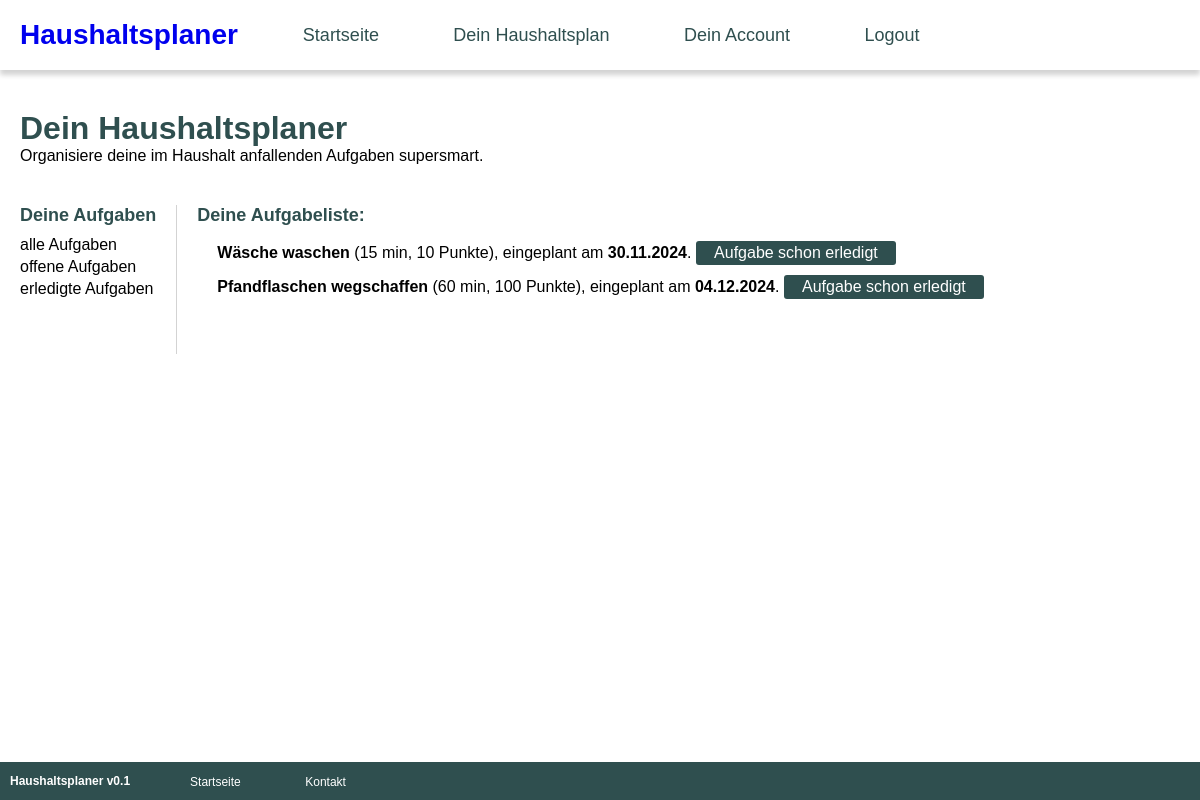
Page /deinHaushaltsplan.php?sortierung=erledigt (signed in) on the committed database.
### tables this page shows
CREATE TABLE `tasks` (
  `id` int(11) NOT NULL AUTO_INCREMENT,
  `aufgabenId` int(11) NOT NULL,
  `userId` int(11) NOT NULL,
  `date` varchar(50) DEFAULT NULL,
  `isDone` int(11) DEFAULT NULL,
  PRIMARY KEY (`id`)
);

CREATE TABLE `aufgaben` (
  `id` int(11) NOT NULL AUTO_INCREMENT,
  `name` varchar(127) NOT NULL,
  `haeufigkeit` int(11) DEFAULT NULL,
  `beschreibung` varchar(255) DEFAULT NULL,
  `score` int(11) DEFAULT NULL,
  `aufwand` int(11) DEFAULT NULL,
  `bild` varchar(255) DEFAULT NULL,
  `kategorie` varchar(127) DEFAULT NULL,
  PRIMARY KEY (`id`)
);

### php/functions.php (called while the page is built, shortened)
<?php
    function getTasks($userId, $sortierung) {
        $mysqli = dbConnect();
        if ($sortierung === "alle") {
            $statement = $mysqli->prepare("SELECT a.id AS id, a.name AS name, a.score AS score, a.aufwand AS aufwand, tasks.date AS datum, tasks.isDone AS isDone, tasks.id AS taskId FROM aufgaben AS a INNER JOIN tasks ON tasks.aufgabenId = a.id WHERE tasks.userId = ? ORDER BY tasks.date LIMIT 50");
            $statement->bind_param("i", $userId);
        } elseif ($sortierung === "offen" || $sortierung === "erledigt") {
            $statement = $mysqli->prepare("SELECT a.id AS id, a.name AS name, a.score AS score, a.aufwand AS aufwand, tasks.date AS datum, tasks.isDone AS isDone, tasks.id AS taskId FROM aufgaben AS a INNER JOIN tasks ON tasks.aufgabenId = a.id WHERE tasks.userId = ? AND tasks.isDone = ? ORDER BY tasks.date LIMIT 50");
            $isDone = ($sortierung == "offen") ? 0 : 1;
            $statement->bind_param("ii", $userId, $isDone);
        }
        $statement->execute();
        $result = $statement->get_result();
        $aufgaben = $result->fetch_all(MYSQLI_ASSOC);
        return $aufgaben;
    }
?>

### deinHaushaltsplan.php (the view, shortened to what this page needs)
<?php require "php/functions.php" ?>
<?php
    if(isset($_GET['sortierung'])){
        $sortierung = urldecode($_GET['sortierung']);
    } else {
        $sortierung = "alle";
    }
?>
<DOCTYPE html>
<html lang="de">
<head>
    <link rel="stylesheet" href="css/styles.css">
</head>
<body>
    <?php include "includes/nav.php" ?>
    <?php include "includes/header.php" ?>
    <main>
        <div class="seitenmenue">
            <div class="menue-ueberschrift">Deine Aufgaben</div>
            <a href="deinHaushaltsplan.php?sortierung=alle">alle Aufgaben</a>
            <a href="deinHaushaltsplan.php?sortierung=offen">offene Aufgaben</a>
            <a href="deinHaushaltsplan.php?sortierung=erledigt">erledigte Aufgaben</a>
        </div>
        <div class="inhaltsbereich">
            <div class="menue-ueberschrift">Deine Aufgabeliste:</div>
            <?php $aufgaben = getTasks($_SESSION['userId'], $sortierung); ?>
            <?php foreach($aufgaben as $aufgabe): ?>
                <?php $datum = substr($aufgabe['datum'],-2,2) . "." . substr($aufgabe['datum'],5,2) . "." . substr($aufgabe['datum'],0,4);?>
                <div class="aufgabeHaushaltsplan">
                    <b><?=$aufgabe['name'] ?></b> (<?=$aufgabe['aufwand'] ?> min, <?=$aufgabe['score'] ?> Punkte), eingeplant am <b><?=$datum ?></b>.
                    <?php if($aufgabe['isDone'] == 1): ?>
                        <div class="istErledigtLabel">Aufgabe schon erledigt</div>
                    <?php endif; ?>
                </div>
            <?php endforeach; ?>
        </div>
    </main>
    <?php include "includes/footer.php" ?>
</body>
</html>

### css/styles.css (style rules this page uses)
* { margin: 0; padding: 0; box-sizing: border-box; }
body { font-family: sans-serif; min-height: 100%; color: black; }

### css/colors.css (style rules this page uses)
:root { --headline-font-color: darkslategray; --nav-links-font-color: var(--headline-font-color); --footer-bg-color: var(--headline-font-color); --nonstandard-text-font-color: darkolivegreen; --highlight-nav-link-font-color: var(--nonstandard-text-font-color); }

### css/main-styles.css (style rules this page uses)
main { display: grid; grid-template-columns: auto 1fr; column-gap: 20px; padding: 0px 20px 0px 20px; }
.menue-ueberschrift { color: var(--headline-font-color); margin-bottom: 10px; font-size: 18px; font-weight: bold; }
.seitenmenue { border-right: thin solid lightgray; padding-right: 20px; }
.seitenmenue a { display: block; text-decoration: none; color: black; font-size: 16px; margin-bottom: 4px; }
.inhaltsbereich { margin-bottom: 50px; }

### css/deinHaushaltsplan-styles.css (style rules this page uses)
.inhaltsbereich .aufgabeHaushaltsplan { color: black; padding: 5px 20px; }
.istErledigtLabel { width: 200px; display: inline-block; font-size: 16px; text-align: center; padding: 3px 0; background-color: var(--headline-font-color); border-style: solid thin; border-color: var(--headline-font-color); border-radius: 3px; color: white; }

### rows in the picture
tasks: aufgabenId.name "Wäsche waschen", aufgabenId.aufwand "15", aufgabenId.score "10", date "30.11.2024", isDone "Aufgabe schon erledigt"
tasks: aufgabenId.name "Pfandflaschen wegschaffen", aufgabenId.aufwand "60", aufgabenId.score "100", date "04.12.2024", isDone "Aufgabe schon erledigt"
